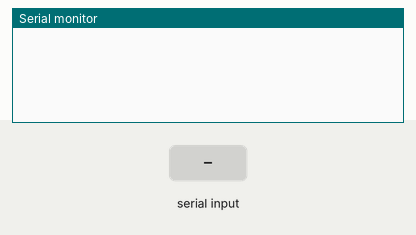
Bench run of a sketch on a simulated Arduino Uno, built with avr-gcc and run on an emulated ATmega328P. On the bench: the last lines printed to the serial monitor. Inputs (shaded band) come from the test bench.

Above: at 1.2 s.
1.3 s: ",\n" received over the second serial link
At 2.9 s:
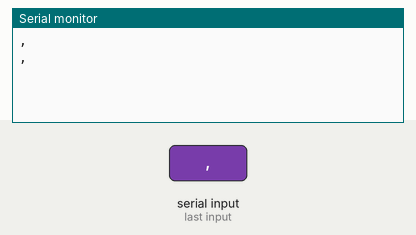
3.8 s: "1\n" received over the second serial link
At 6.0 s:
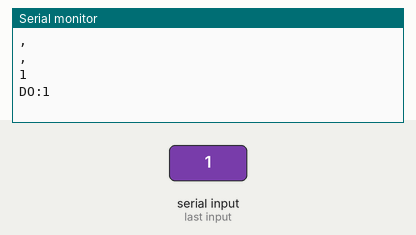

The sketch:

DissolvedOxygen.ino
```cpp
//This code has intentionally has been written to be overly lengthy and includes unnecessary steps.
//Many parts of this code can be truncated. This code was written to be easy to understand.
//Code efficiency was not considered. Modify this code as you see fit.
//This code will output data to the Arduino serial monitor. Type commands into the Arduino serial monitor to control the D.O. circuit.
//set the var Arduino_only to equal 1 to watch the Arduino take over control of the D.O. circuit.


//As of 11/6/14 the default baud rate has changed to 9600.
//The old defaul baud rate was 38400.


#include <SoftwareSerial.h>      //we have to include the SoftwareSerial library, or else we can't use it.
#define rx 7                     //define what pin rx is going to be.
#define tx 8                     //define what pin Tx is going to be.

SoftwareSerial myserial(rx, tx); //define how the soft serial port is going to work.


char DO_data[20];                  //we make a 20 byte character array to hold incoming data from the D.O.
char computerdata[20];             //we make a 20 byte character array to hold incoming data from a pc/mac/other.
byte received_from_computer=0;     //we need to know how many characters have been received.
byte received_from_sensor=0;       //we need to know how many characters have been received.
byte arduino_only=0;               //if you would like to operate the D.O. Circuit with the Arduino only and not use the serial monitor to send it commands set this to 1. The data will still come out on the serial monitor, so you can see it working.
byte startup=0;                    //used to make sure the Arduino takes over control of the D.O. Circuit properly.
byte string_received=0;            //used to identify when we have received a string from the D.O. circuit.
float DO_float=0;                  //used to hold a floating point number that is the D.O.
float sat_float=0;                 //used to hold a floating point number that is the percent saturation.
char *DO;                          //char pointer used in string parsing
char *sat;                         //char pointer used in string parsing


void setup(){
     Serial.begin(9600);          //enable the hardware serial port
     myserial.begin(9600);        //enable the software serial port
      }


 void serialEvent(){               //this interrupt will trigger when the data coming from the serial monitor(pc/mac/other) is received.
        if(arduino_only!=1){       //if Arduino_only does not equal 1 this function will be bypassed.
           received_from_computer=Serial.readBytesUntil(13,computerdata,20); //we read the data sent from the serial monitor(pc/mac/other) until we see a <CR>. We also count how many characters have been received.
           computerdata[received_from_computer]=0; //we add a 0 to the spot in the array just after the last character we received. This will stop us from transmitting incorrect data that may have been left in the buffer.
           myserial.print(computerdata);           //we transmit the data received from the serial monitor(pc/mac/other) through the soft serial port to the D.O. Circuit.
           myserial.print('\r');                   //all data sent to the D.O. Circuit must end with a <CR>.
          }
        }


void loop(){

  if(myserial.available() > 0){         //if we see that the D.O. Circuit has sent a character.
     received_from_sensor=myserial.readBytesUntil(13,DO_data,20); //we read the data sent from D.O. Circuit until we see a <CR>. We also count how many character have been received.
     DO_data[received_from_sensor]=0;  //we add a 0 to the spot in the array just after the last character we received. This will stop us from transmitting incorrect data that may have been left in the buffer.
     string_received=1;                //a flag used when the Arduino is controlling the D.O. Circuit to let us know that a complete string has been received.
     Serial.println(DO_data);
     if((DO_data[0] >= 48) && (DO_data[0] <=57)){   //if DO_data[0] is a digit and not a letter
        pars_data();
        }
     else{
       Serial.println(DO_data);            //if the data from the D.O. circuit does not start with a number transmit that data to the serial monitor.
     }
   }
 }


 void pars_data()
{

  byte i;
  byte pars_flag=0;

  for(i=0;i<=received_from_sensor;i++)
      {
        if(DO_data[i]==','){pars_flag=1;}
      }


  if(pars_flag){

  DO=strtok(DO_data, ",");           //let's pars the string at each comma.
  sat=strtok(NULL, ",");             //let's pars the string at each comma.


  Serial.print("DO:");                //We now print each value we parsed sepratly.
  Serial.println(DO);                 //this is the DO value.
  //DO_float=atoi(DO);                //Uncomment this line to turn the string into to floating pint value.


  Serial.print("%sat:");               //We now print each value we parsed sepratly.
  Serial.println(sat);                 //this is the %sat value.
  //sat_float=atoi(sat);               //Uncomment this line to turn the string into to floating pint value.
  }

  else                                //if the output is ony DO and not DO + % sat
  {
   Serial.print("DO:");              //print out "DO:"
   Serial.println(DO_data);          //printout that DO in Mg/L
  }


}


//here are some functions you might find useful
//these functions are not enabled
/*
void cal_air(){                    //calibrate to the atmosphere
  myserial.print("cal\r");}          //send the "cal" command to calibrate to the atmosphere

void DOFactoryDefault(){          //factory defaults the D.O. circuit
  myserial.print("X\r");}         //send the "X" command to factory reset the device


void read_info(){                  //get device info
    myserial.print("I\r");}       //send the "I" command to query the information


void DOSetLEDs(byte enabled)      //turn the LEDs on or off
{
  if(enabled)                     //if enabled is > 0
    myserial.print("L,1\r");      //the LED's will turn ON
  else                            //if enabled is 0
    myserial.print("L,0\r");      //the LED's will turn OFF
}
*/
```

Measured:
- after the input at 1.3 s, the serial monitor: prints a new line after 1.0 s (image 1)
- after the input at 3.8 s, the serial monitor: prints a new line after 1.0 s (image 2)
